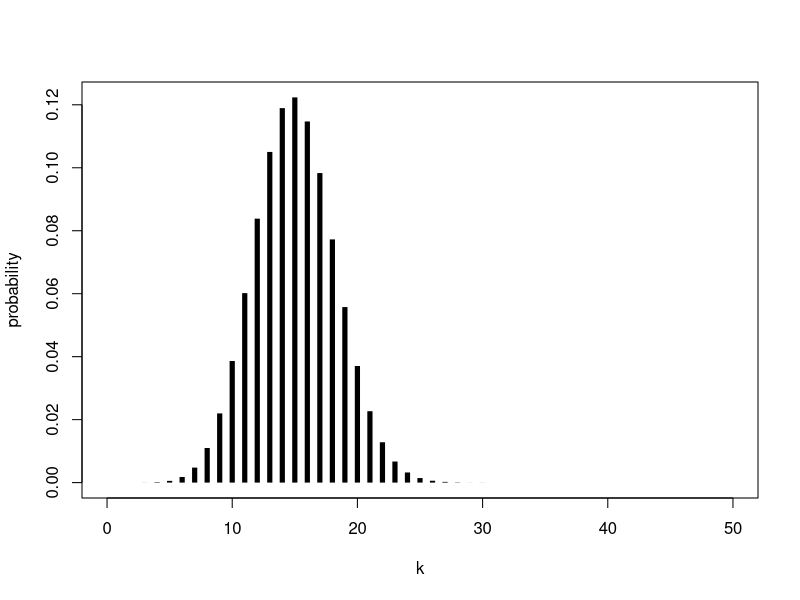
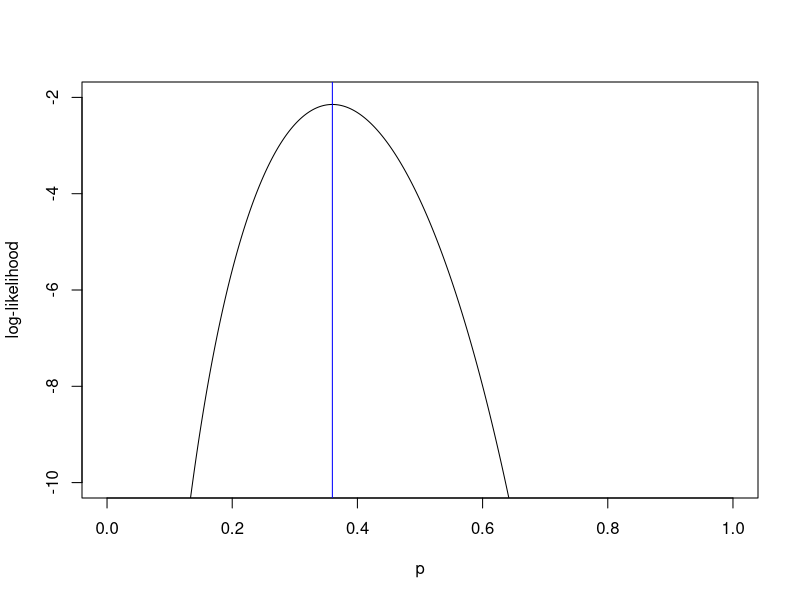
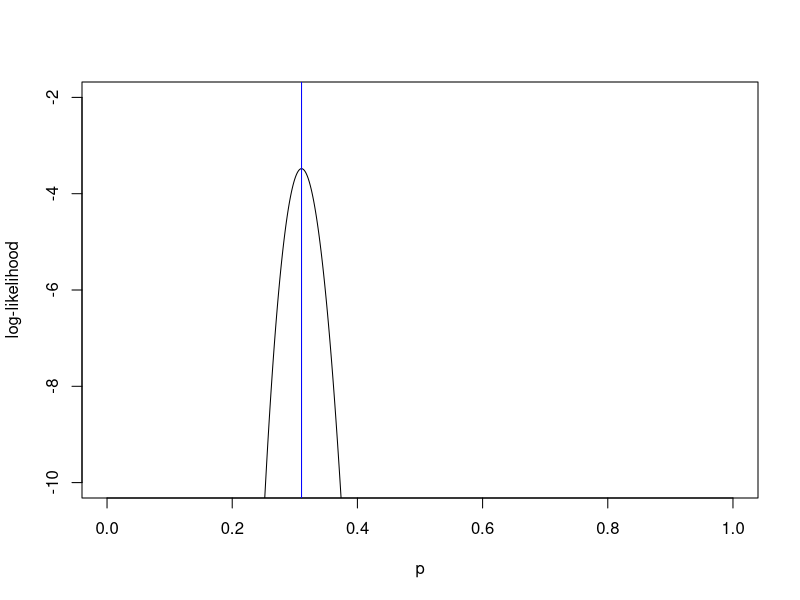
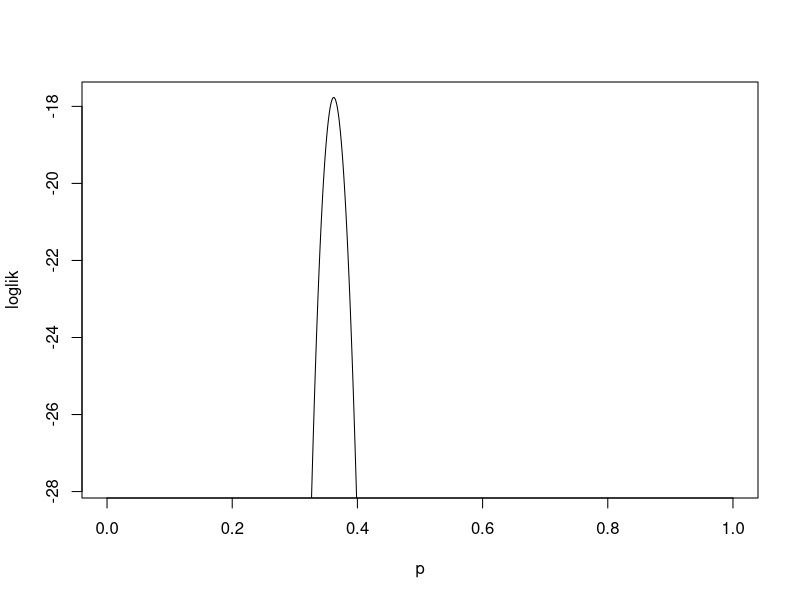

Source code (R) for these figures, in order:
params <-
structure(list(prefix = "lik"), .Names = "prefix")

#' ---
#' title: "A brief introduction to the likelihood"
#' subtitle: 'ICTP Workshop on Mathematical Models of Climate Variability, Environmental Change and Infectious Diseases'
#' author: "Aaron A. King"
#' date: '8--19 May 2017'
#' params:
#'   prefix: "lik"
#' output:
#'   html_document:
#'     toc: yes
#'     toc_depth: 4
#' bibliography: ../course.bib
#' csl: ../ecology.csl
#' ---
#' 
#' \newcommand\prob[1]{\mathbb{P}\left[{#1}\right]}
#' \newcommand\expect[1]{\mathbb{E}\left[{#1}\right]}
#' \newcommand\var[1]{\mathrm{Var}\left[{#1}\right]}
#' \newcommand\cov[1]{\mathrm{Cov}\left[{#1}\right]}
#' \newcommand\dist[2]{\mathrm{#1}\left(#2\right)}
#' \newcommand\dlta[1]{{\Delta}{#1}}
#' \newcommand{\dd}[1]{\mathrm{d}{#1}}
#' \newcommand{\transpose}{\mathrm{T}}
#' \newcommand\lik{\mathcal{L}}
#' \newcommand\loglik{\ell}
#' \newcommand{\scinot}[2]{#1{\times}10^{#2}}
#' \newcommand{\pd}[3][]{\frac{\partial^{#1}{#2}}{\partial{#3}^{#1}}}
#' \newcommand{\deriv}[3][]{\frac{\mathrm{d}^{#1}{#2}}{\mathrm{d}{#3}^{#1}}}
#' 
#' This lesson is [licensed under the Creative Commons Attribution-NonCommercial license](http://creativecommons.org/licenses/by-nc/4.0/).
#' Please share and remix noncommercially, mentioning its origin.  
#' ![CC-BY_NC](../graphics/cc-by-nc.png)
#' 
## ----prelims,include=FALSE,cache=FALSE-----------------------------------
library(plyr)
library(reshape2)
options(stringsAsFactors=FALSE)
library(ggplot2)
theme_set(theme_bw())
set.seed(1173489184)

#' 
#' ## The likelihood
#' 
#' We have seen that fitting mechanistic models to data is a powerful and general approach to estimating parameters.
#' We saw too that least-squares fitting is a straightforward way to do this.
#' However, several issues arose.
#' First, there was an element of arbitrariness in the choice of discrepancy measure.
#' Second, although we could fairly easily obtain point estimates of model parameters using least-squares, it was not clear how we could obtain concomitant estimates of parameter uncertainty (e.g., confidence intervals).
#' Finally, we began to see that there are limits to our ability to estimate parameters.
#' In this lab, we'll explore these issues, and see that likelihood offers an attractive resolution to the first and second of these, but that the third is a fundamental challenge.
#' 
#' Likelihood has many advantages:  
#' 
#' 1. fidelity to model  
#' 2. a deep and general theory  
#' 3. a sound theoretical basis for confidence intervals and model selection  
#' 4. statistical efficiency  
#' 
#' and some disadvantages: 
#' 
#' 1. fidelity to model  
#' 1. fragility (lack of robustness)  
#' 
#' ## Definition
#' 
#' Likelihood is the *probability of a given set of data $D$ having occurred under a particular hypothesis $H$*: 
#' $$\lik(H,D)=\prob{D|H}$$
#' 
#' A simple example: suppose $n$ individuals participate in a serological survey and $k$ of these individuals are found to be seropositive.
#' One parameter of interest is the true fraction, $p$, of the population that has seroconverted.
#' Assuming the sample was drawn at random and the population is large, then the probability of the data ($m$ of $n$ individuals seropositive) given the hypothesis that the true probability is $p$ is
#' $$\prob{D|H} = \binom{n}{k}\,p^k\,(1-p)^{n-k}.$$
#' 
#' If the true seroprevalence was, say, $p=0.3$, what does the probability of observing $k$ seropositives in a sample of size $n=50$ look like?
#' 
## ----binom-prob-plot-----------------------------------------------------
p <- 0.3
n <- 50
k <- seq(0,50,by=1)
prob <- dbinom(x=k,size=n,prob=p) 
plot(k,prob,type='h',lwd=5,lend=1,
     ylab="probability")

#' 
#' The likelihood is a function of the unknown parameters.
#' In this case, if we assume $n$ is known, then the likelihood is a function of $p$ alone:
#' $$\\lik(p) = \binom{n}{k}\,p^k\,(1-p)^{n-k}$$
#' Typically the logarithm of this function is more interesting than $\\lik$ itself.
#' Looking at this function for each of two different surveys:
## ----binom-lik-plot1-----------------------------------------------------
k1 <- 18
n1 <- 50
p <- seq(0,1,by=0.001)
plot(p,dbinom(x=k1,size=n1,prob=p,log=TRUE),
     ylim=c(-10,-2),ylab="log-likelihood",
     type='l')
abline(v=k1/n1,col='blue')

#' 
## ----binom-lik-plot2-----------------------------------------------------
k2 <- 243
n2 <- 782
p <- seq(0,1,by=0.001)
plot(p,dbinom(x=k2,size=n2,prob=p,log=TRUE),
     ylim=c(-10,-2),ylab="log-likelihood",
     type='l')
abline(v=k2/n2,col='blue')

#' 
#' In the above two plots, the likelihood is a function of the model parameter $p$.
#' Vertical lines show the maximum likelihood estimate (MLE) of $p$.
#' <!-- Horizontal lines show the critical likelihoods for the likelihood ratio test at the 95% confidence level. -->
#' 
#' --------------------------
#' 
#' #### Exercise: interpreting the likelihood
#' How do the two curves just plotted differ from one another?
#' What features of the data are responsible for the differences?
#' 
#' --------------------------
#' 
#' ## From data points to data sets
#' 
#' Let's suppose we have three samples, $D_1, D_2, D_3$, taken by three different researchers, for the same large population.
#' If these samples are *independent*, then
#' $$\prob{D|H} = \prob{D_1|H}\times\prob{D_2|H}\times\prob{D_3|H},$$
#' which means that the likelihood of the full data set is the product of the likelihoods from each of the samples.
#' In other words, the likelihood gives a general recipe for combining data from independent studies.
#' We'd compute the likelihood as follows:
## ----binom-lik2,results='markup'-----------------------------------------
n <- c(13,484,3200)
k <- c(4,217,1118)
dbinom(x=k,size=n,prob=0.2,log=TRUE)
sum(dbinom(x=k,size=n,prob=0.2,log=TRUE))
ll.fn <- function (p) {
  sum(dbinom(x=k,size=n,prob=p,log=TRUE))
}
p <- seq(0,1,by=0.001)
loglik <- sapply(p,ll.fn)
plot(p,loglik,type='l',ylim=max(loglik)+c(-10,0))

#' 
#' --------------------------
#' 
#' ## [Back to course homepage](../)
#' ## [**R** codes for this document](http://raw.githubusercontent.com/kingaa/clim-dis/master/parest/likelihood.R)
#' 
#' ## References
